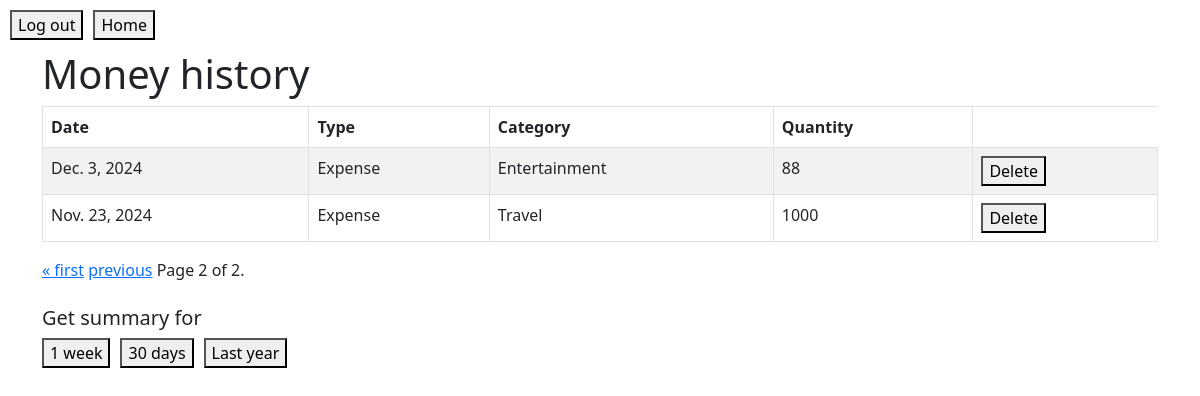
The page /history?page=2 (signed in) on the database its author committed.
### app/models.py (models this page shows)
class AddMoneyInfo(models.Model):
    user = models.ForeignKey(User, on_delete=models.CASCADE)
    money_type = models.CharField(max_length=20, choices = ADD_EXPENSE)
    quantity = models.IntegerField()
    date = models.DateField(default=now)
    category = models.CharField(max_length=20, choices=SELECT_CATEGORY, default="Food")

### app/views.py (the view)
# urls.py: path("history", views.history, name="history"),
def history(request):
    if not request.user.is_authenticated:
        return render(request, "index.html")
    user_addings = AddMoneyInfo.objects.filter(user=request.user).order_by('-date')
    paginator = Paginator(user_addings, 7)
    page_number = request.GET.get("page")
    page_obj = paginator.get_page(page_number)
    return render(request, "history.html", {"page_obj": page_obj})

### app/templates/history.html (shortened to what this page needs)
{% extends "layout.html" %}
{% block body %}
{% include "header.html" %}
    <div class="container">
        <div class="row">
            <div class="col-12 col-lg-12">
                <h1>Money history</h1>
                <div class="table-responsive">
                    <table class="table table-striped table-bordered">
                        <thead>
                            <tr>
                                <th>Date</th>
                                <th>Type</th>
                                <th>Category</th>
                                <th>Quantity</th>
                            </tr>
                        </thead>
                        <tbody>
                            {% for listing in page_obj %}
                            <tr>
                                <td>{{ listing.date }}</td>
                                <td>{{ listing.get_money_type_display}}</td>
                                <td>{{ listing.get_category_display }}</td>
                                <td>{{ listing.quantity }}</td>
                                <td>
                                    <form method="post" action="{%  url 'delete_expense' %}">
                                        <button type="submit">Delete</button>
                                    </form>
                                </td>
                            </tr>
                            {% endfor %}
                        </tbody>
                    </table>
                    <div class="pagination">
                        <span class="step-links">
                            {% if page_obj.has_previous %}
                                <a href="?page=1">&laquo; first</a>
                                <a href="?page={{ page_obj.previous_page_number }}">previous</a>
                            {% endif %}
                            <span class="current">
                                Page {{ page_obj.number }} of {{ page_obj.paginator.num_pages }}.
                            </span>
                        </span>
                    </div>
                    <br>
                    <h5>Get summary for</h5>
                    <div style="display: flex; gap: 10px;">
                        <form method="get" action="{% url 'one_week' %}">
                            <button type="submit">1 week</button>
                        </form>
                        <form method="get" action="{% url 'thirty_days' %}">
                            <button type="submit">30 days</button>
                        </form>
                        <form>
                            <button type="submit">Last year</button>
                        </form>
                    </div>
                </div>
            </div>
        </div>
    </div>
{% endblock %}

### rows shown on the page
AddMoneyInfo: date "Dec. 3, 2024", money_type "Expense", category "Entertainment", quantity "88"
AddMoneyInfo: date "Nov. 23, 2024", money_type "Expense", category "Travel", quantity "1000"

### other values the page prints
{{ page_obj.number }} "2"
{{ page_obj.paginator.num_pages }} "2"
